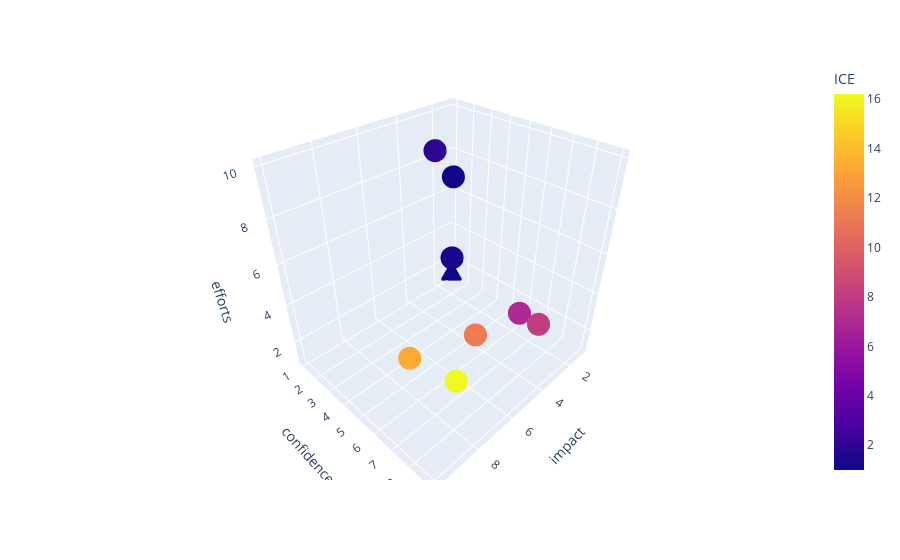

Here is the notebook cell this chart was saved with:
### Code cell
priority.present_ice()

### Figure 1 — Plotly figure (JSON) as saved in the notebook; plotly's stock layout.template omitted (floating-point values rounded to 4 significant figures)
{"data": [{"hovertemplate": "impact=%{x}<br>confidence=%{y}<br>efforts=%{z}<br>ICE=%{marker.color}<extra></extra>", "legendgroup": "", "marker": {"color": [16.2, 13.33, 11.2, 8, 7, 2, 1.333, 1.125, 1], "coloraxis": "coloraxis", "symbol": "circle"}, "mode": "markers", "name": "", "scene": "scene", "showlegend": false, "type": "scatter3d", "x": [9, 10, 7, 3, 3, 5, 2, 3, 1], "y": [9, 8, 8, 8, 7, 4, 2, 3, 1], "z": [5, 6, 5, 3, 3, 10, 3, 8, 1]}], "layout": {"coloraxis": {"colorbar": {"title": {"text": "ICE"}}, "colorscale": [[0, "#0d0887"], [0.1111, "#46039f"], [0.2222, "#7201a8"], [0.3333, "#9c179e"], [0.4444, "#bd3786"], [0.5556, "#d8576b"], [0.6667, "#ed7953"], [0.7778, "#fb9f3a"], [0.8889, "#fdca26"], [1, "#f0f921"]]}, "legend": {"tracegroupgap": 0}, "margin": {"t": 60}, "scene": {"domain": {"x": [0, 1], "y": [0, 1]}, "xaxis": {"title": {"text": "impact"}}, "yaxis": {"title": {"text": "confidence"}}, "zaxis": {"title": {"text": "efforts"}}}}}
